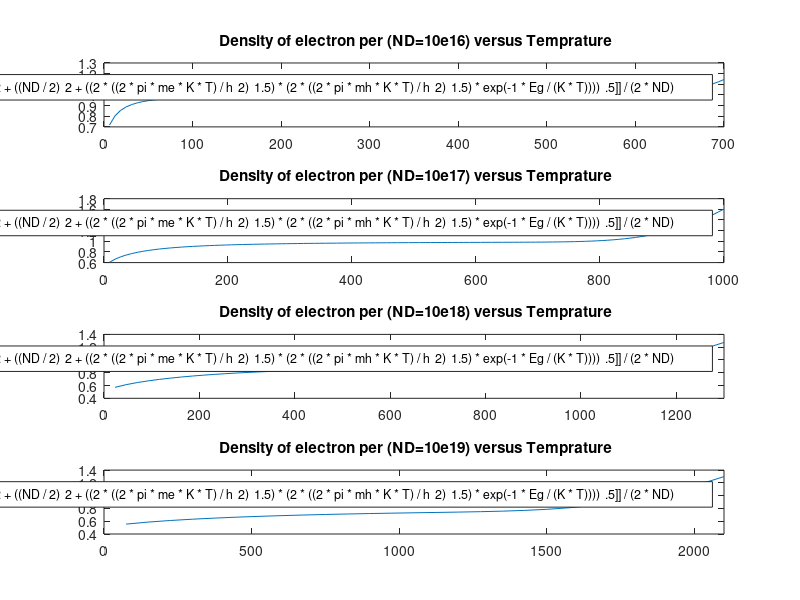

MATLAB code to generate this figure:
%R.Borumandi(alias name in net stackprogramer)
clc
clear
disp('plot');
msgbox('programed by R.Borumandi rahim.bormandi71@gmail.com or stackprogramer@gmail.com');
%definition of constant
ND=10^22;%1/m^3
qe=1.602*10^(-19);
Eg=1.11*qe;%ev
K=1.38*10^(-23);%ev 
h=6.63*10^(-34);%ev
m0=9.109*10^-31;
me=1.08*m0;
mh=.56*m0;
gD=25;
Ec=1.00000005*qe;
ED=1*qe;
%Defintion of Density of electron per ND versus Temprature

n_final=@(T) [[(((2*((2*pi*me*K*T)/h^2)^1.5)/gD)*exp(-1*(Ec-ED)/K*T))/2*((1+4*ND/(((2*((2*pi*me*K*T)/h^2)^1.5)/gD)*exp(-1*(Ec-ED)/K*T)))^.5-1)]+...
    [ND/2+((ND/2)^2+((2*((2*pi*me*K*T)/h^2)^1.5)*(2*((2*pi*mh*K*T)/h^2)^1.5)*exp(-1*Eg/(K*T))))^.5]]/(2*ND);
subplot(4,1,1);
fplot(n_final,[0,700]);
title(' Density of electron per (ND=10e16) versus Temprature')
%Defintion of Density of electron per ND versus Temprature
ND=10^23;%1/m^3
n_final=@(T) [[(((2*((2*pi*me*K*T)/h^2)^1.5)/gD)*exp(-1*(Ec-ED)/K*T))/2*((1+4*ND/(((2*((2*pi*me*K*T)/h^2)^1.5)/gD)*exp(-1*(Ec-ED)/K*T)))^.5-1)]+...
    [ND/2+((ND/2)^2+((2*((2*pi*me*K*T)/h^2)^1.5)*(2*((2*pi*mh*K*T)/h^2)^1.5)*exp(-1*Eg/(K*T))))^.5]]/(2*ND);
subplot(4,1,2);
fplot(n_final,[0,1000]);
title(' Density of electron per (ND=10e17) versus Temprature')


%Defintion of Density of electron per ND versus Temprature
ND=10^24;%1/m^3
n_final=@(T) [[(((2*((2*pi*me*K*T)/h^2)^1.5)/gD)*exp(-1*(Ec-ED)/K*T))/2*((1+4*ND/(((2*((2*pi*me*K*T)/h^2)^1.5)/gD)*exp(-1*(Ec-ED)/K*T)))^.5-1)]+...
    [ND/2+((ND/2)^2+((2*((2*pi*me*K*T)/h^2)^1.5)*(2*((2*pi*mh*K*T)/h^2)^1.5)*exp(-1*Eg/(K*T))))^.5]]/(2*ND);
subplot(4,1,3);
fplot(n_final,[0,1300]);
title(' Density of electron per (ND=10e18) versus Temprature')
%Defintion of Density of electron per ND versus Temprature
ND=10^25;%1/m^3
n_final=@(T) [[(((2*((2*pi*me*K*T)/h^2)^1.5)/gD)*exp(-1*(Ec-ED)/K*T))/2*((1+4*ND/(((2*((2*pi*me*K*T)/h^2)^1.5)/gD)*exp(-1*(Ec-ED)/K*T)))^.5-1)]+...
    [ND/2+((ND/2)^2+((2*((2*pi*me*K*T)/h^2)^1.5)*(2*((2*pi*mh*K*T)/h^2)^1.5)*exp(-1*Eg/(K*T))))^.5]]/(2*ND);
subplot(4,1,4);
fplot(n_final,[0,2100]);
title(' Density of electron per (ND=10e19) versus Temprature')
